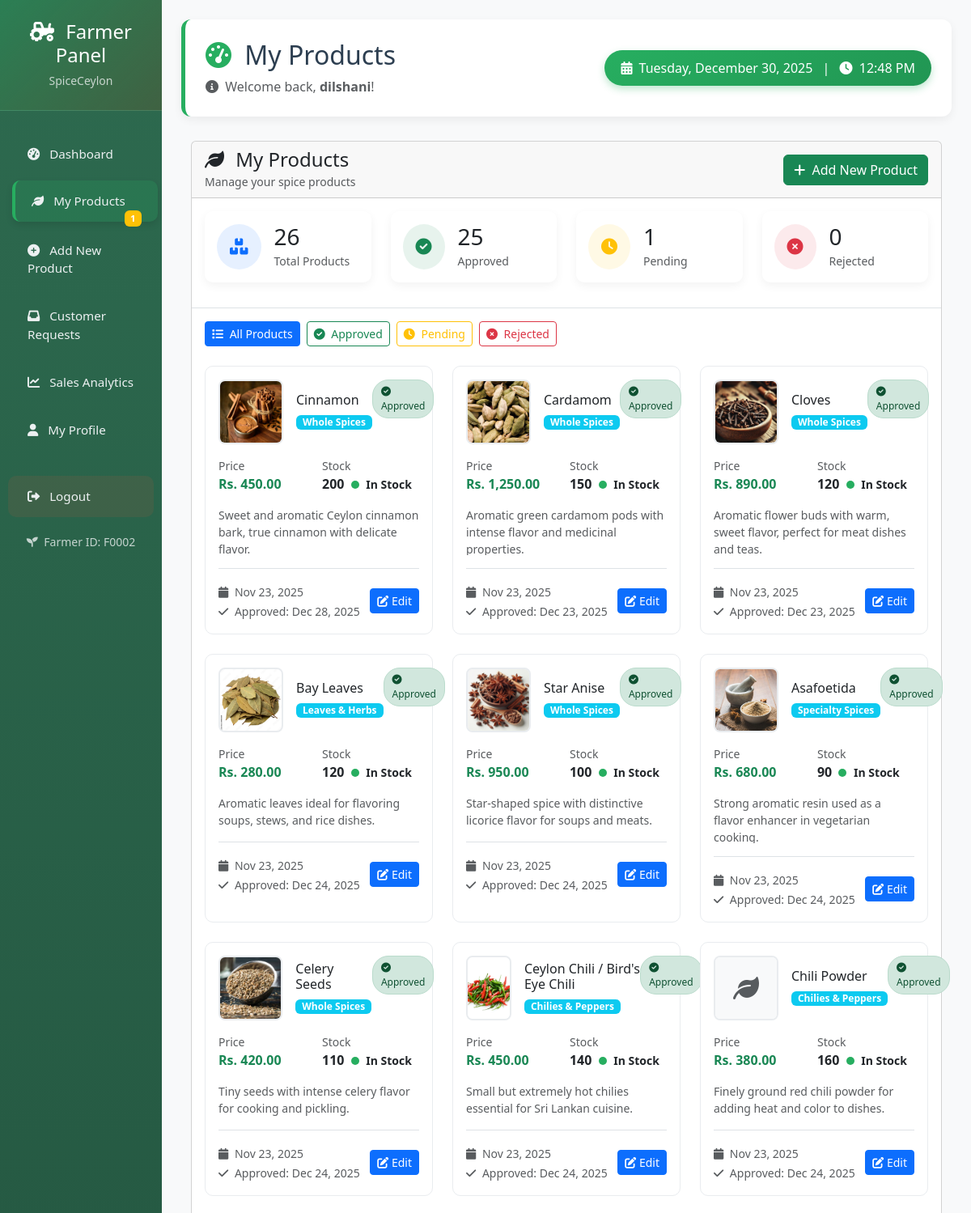
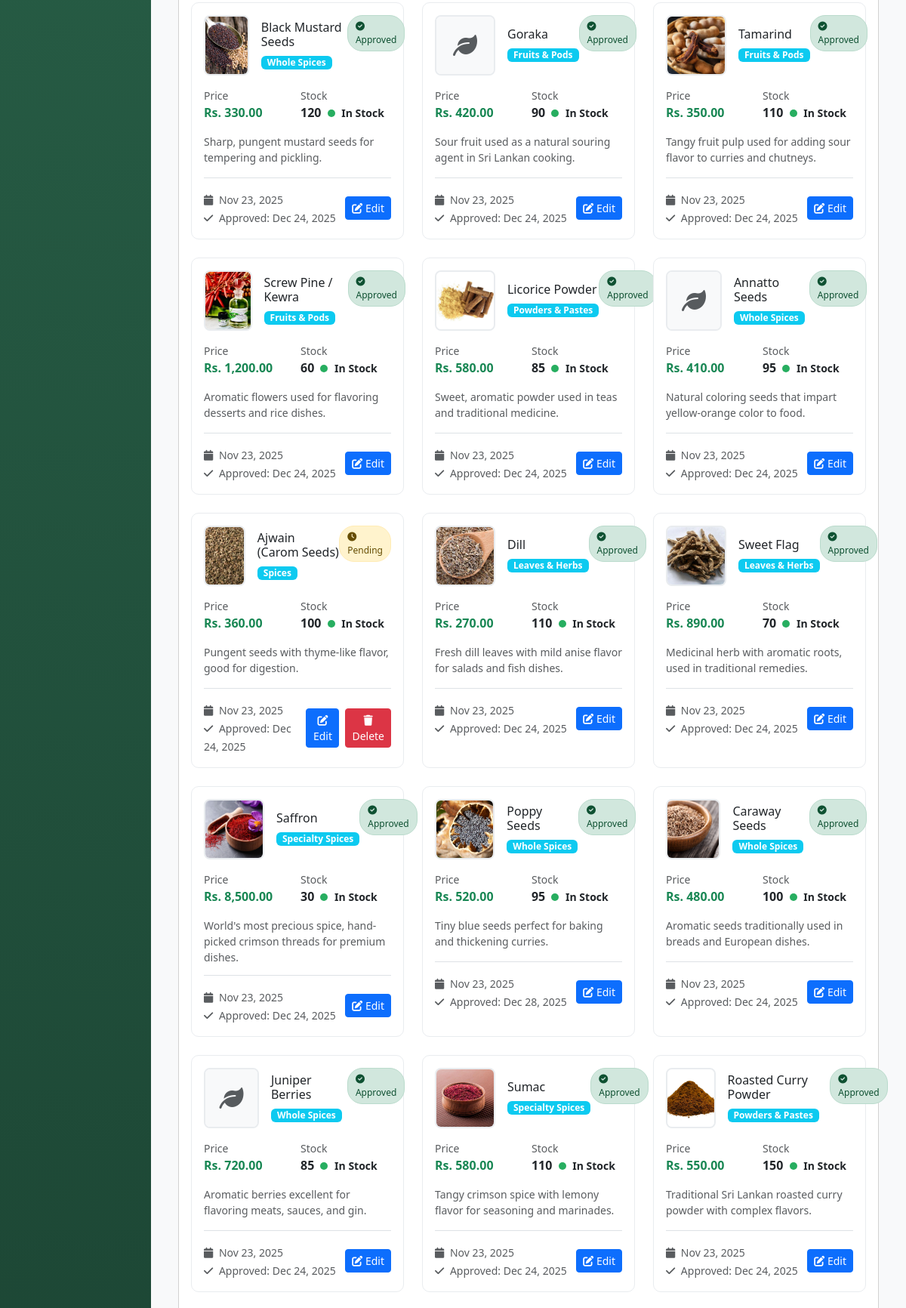
The page /farmer/manage_products.php (signed in, upper part) on the database its author committed (2 pictures, top to bottom).
### tables this page shows
CREATE TABLE `users` (
  `user_id` int(11) NOT NULL,
  `name` varchar(255) DEFAULT NULL,
  `email` varchar(255) DEFAULT NULL,
  `password` varchar(255) DEFAULT NULL,
  `phone` varchar(20) DEFAULT NULL,
  `address` varchar(255) DEFAULT NULL,
  `role` enum('customer','farmer') DEFAULT NULL,
  `farm_location` varchar(255) DEFAULT NULL,
  `profile_image` varchar(255) DEFAULT 'default-avatar.jpg',
  `is_registered` tinyint(1) DEFAULT 1,
  `created_at` timestamp NOT NULL DEFAULT current_timestamp(),
  `status` enum('pending','approved','active','inactive','suspended','rejected') NOT NULL DEFAULT 'pending' COMMENT 'User account status: pending=waiting approval, approved=approved but not active yet'
);

CREATE TABLE `products` (
  `product_id` int(11) NOT NULL,
  `farmer_id` int(11) DEFAULT NULL,
  `name` varchar(255) DEFAULT NULL,
  `description` text DEFAULT NULL,
  `category` varchar(100) DEFAULT 'Spices',
  `price` decimal(10,2) DEFAULT NULL,
  `stock` int(11) DEFAULT NULL,
  `image` varchar(255) DEFAULT NULL,
  `status` enum('Pending','Approved','Rejected') DEFAULT 'Pending',
  `created_at` timestamp NOT NULL DEFAULT current_timestamp(),
  `admin_approved` enum('pending','approved','rejected') NOT NULL DEFAULT 'pending',
  `approved_by` int(11) DEFAULT NULL,
  `approved_at` datetime DEFAULT NULL,
  `rejection_reason` text DEFAULT NULL
);

### farmer/manage_products.php (the view, shortened to what the rows shown need)
<?php
$page_title = "My Products";
include 'header.php';
$image_base_url = '/SpiceCeylon/assets/images/products/';
$image_base_path = $_SERVER['DOCUMENT_ROOT'] . $image_base_url;
$products_query = $conn->prepare("
    SELECT p.*,
           a.username as approved_by_admin,
           CASE
               WHEN p.admin_approved = 'approved' THEN 'Approved'
               WHEN p.admin_approved = 'rejected' THEN 'Rejected'
               WHEN p.admin_approved = 'pending' THEN 'Pending'
               ELSE 'Pending'
           END as approval_status
    FROM products p
    LEFT JOIN admins a ON p.approved_by = a.admin_id
    WHERE p.farmer_id = ?
    ORDER BY p.created_at DESC
");
$products_query->bind_param("i", $farmer_id);
$products_query->execute();
$products = $products_query->get_result();
function getImageUrl($image_filename) {
    global $image_base_url;
    return $image_base_url . $image_filename;
}
?>
<div class="container-fluid">
    <div class="row mb-4">
        <div class="col-12">
            <div class="card">
                <div class="card-body">
                    <?php
                    $filtered_products = [];
                    $products->data_seek(0);
                    while($product = $products->fetch_assoc()) {
                        if (!isset($_GET['status']) || $_GET['status'] == 'all') {
                            $filtered_products[] = $product;
                        } elseif ($_GET['status'] == 'approved' && $product['approval_status'] == 'Approved') {
                            $filtered_products[] = $product;
                        } elseif ($_GET['status'] == 'pending' && $product['approval_status'] == 'Pending') {
                            $filtered_products[] = $product;
                        } elseif ($_GET['status'] == 'rejected' && $product['approval_status'] == 'Rejected') {
                            $filtered_products[] = $product;
                        }
                    }
                    if(count($filtered_products) > 0):
                    ?>
                    <div class="row">
                        <?php foreach($filtered_products as $product):
                            $stock_class = $product['stock'] == 0 ? 'stock-out' : ($product['stock'] < 10 ? 'stock-low' : 'stock-good');
                            $approval_class = 'badge-' . strtolower($product['approval_status']);
                            $image_url = getImageUrl($product['image']);
                            $image_exists = $image_url && file_exists($image_base_path . $product['image']);
                        ?>
                        <div class="col-md-6 col-lg-4 mb-4">
                            <div class="product-card p-3 h-100">
                                <div class="d-flex justify-content-between align-items-start mb-3">
                                    <div class="d-flex align-items-center">
                                        <div class="product-image-container me-3">
                                            <?php if($image_url && $image_exists): ?>
                                                <img src="<?php echo $image_url; ?>"
                                                     alt="<?php echo htmlspecialchars($product['name']); ?>"
                                                     class="product-image">
                                            <?php else: ?>
                                                <div class="w-100 h-100 d-flex align-items-center justify-content-center bg-light">
                                                    <i class="fas fa-leaf fa-2x text-muted"></i>
                                                </div>
                                            <?php endif; ?>
                                        </div>
                                        <div>
                                            <h6 class="mb-1"><?php echo htmlspecialchars($product['name']); ?></h6>
                                            <span class="badge bg-info category-badge"><?php echo htmlspecialchars($product['category']); ?></span>
                                        </div>
                                    </div>
                                    <span class="status-badge <?php echo $approval_class; ?>">
                                        <?php if($product['approval_status'] == 'Approved'): ?>
                                            <i class="fas fa-check-circle me-1"></i>
                                        <?php elseif($product['approval_status'] == 'Pending'): ?>
                                            <i class="fas fa-clock me-1"></i>
                                        <?php else: ?>
                                            <i class="fas fa-times-circle me-1"></i>
                                        <?php endif; ?>
                                        <?php echo $product['approval_status']; ?>
                                    </span>
                                </div>
                                <div class="mb-3">
                                    <div class="row g-2">
                                        <div class="col-6">
                                            <small class="text-muted d-block">Price</small>
                                            <div class="fw-bold text-success">Rs. <?php echo number_format($product['price'], 2); ?></div>
                                        </div>
                                        <div class="col-6">
                                            <small class="text-muted d-block">Stock</small>
                                            <div class="fw-bold">
                                                <?php echo $product['stock']; ?>
                                                <small class="ms-1">
                                                    <span class="stock-indicator <?php echo $stock_class; ?>"></span>
                                                    <?php
                                                    if($product['stock'] == 0) {
                                                        echo 'Out of Stock';
                                                    } elseif($product['stock'] < 10) {
                                                        echo 'Low Stock';
                                                    } else {
                                                        echo 'In Stock';
                                                    }
                                                    ?>
                                                </small>
                                            </div>
                                        </div>
                                    </div>
                                </div>
                                <p class="small text-muted mb-3" style="max-height: 60px; overflow: hidden; text-overflow: ellipsis;">
                                    <?php echo htmlspecialchars(substr($product['description'], 0, 100)); ?>
                                </p>
                                <div class="d-flex justify-content-between align-items-center mt-3 pt-3 border-top">
                                    <div>
                                        <small class="text-muted">
                                            <i class="fas fa-calendar me-1"></i>
                                            <?php echo date('M d, Y', strtotime($product['created_at'])); ?>
                                        </small>
                                        <?php if($product['approved_at']): ?>
                                        <br>
                                        <small class="text-muted">
                                            <i class="fas fa-check me-1"></i>
                                            Approved: <?php echo date('M d, Y', strtotime($product['approved_at'])); ?>
                                        </small>
                                        <?php endif; ?>
                                    </div>
                                    <div class="d-flex gap-2">
                                        <a href="edit_product.php?id=<?php echo $product['product_id']; ?>"
                                           class="btn btn-sm btn-primary">
                                            <i class="fas fa-edit"></i> Edit
                                        </a>
                                        <?php if($product['admin_approved'] != 'approved'): ?>
                                        <a href="?delete=<?php echo $product['product_id']; ?>"
                                           class="btn btn-sm btn-danger"
                                           onclick="return confirm('Are you sure you want to delete this product?\nThis action cannot be undone.')">
                                            <i class="fas fa-trash"></i> Delete
                                        </a>
                                        <?php endif; ?>
                                    </div>
                                </div>
                            </div>
                        </div>
                        <?php endforeach; ?>
                    </div>
                    <?php endif; ?>
                </div>
            </div>
        </div>
    </div>
</div>
<?php
include 'footer.php';
?>

### farmer/header.php (shortened to what the rows shown need)
<?php
require_once '../config/db.php';
$farmer_id = $_SESSION['user_id'];
$farmer_query = $conn->prepare("SELECT * FROM users WHERE user_id = ?");
$farmer_query->bind_param("i", $farmer_id);
$farmer_query->execute();
$farmer = $farmer_query->get_result()->fetch_assoc();
?>
<!DOCTYPE html>
<html lang="en">
<head>
    <link href="https://cdn.jsdelivr.net/npm/bootstrap@5.3.0/dist/css/bootstrap.min.css" rel="stylesheet">
    <link rel="stylesheet" href="https://cdnjs.cloudflare.com/ajax/libs/font-awesome/6.0.0/css/all.min.css">
</head>
<body>
    <div class="container-fluid">
        <div class="row">
            <div class="col-md-10 p-4" style="background: #f8f9fa; min-height: 100vh;">
                <div class="dashboard-header" style="background: white; padding: 25px; border-radius: 12px; margin-bottom: 30px; box-shadow: 0 4px 12px rgba(0,0,0,0.06); border-left: 5px solid var(--farmer-green);">
                    <div class="d-flex justify-content-between align-items-center">
                        <div>
                            <h2 class="mb-2" style="color: var(--farmer-dark);">
                                <i class="fas fa-tachometer-alt me-2" style="color: var(--farmer-green);"></i>
                                <?php echo isset($page_title) ? $page_title : 'Farmer Dashboard'; ?>
                            </h2>
                            <p class="text-muted mb-0">
                                <i class="fas fa-info-circle me-1"></i>
                                Welcome back, <strong><?php echo htmlspecialchars($farmer['name']); ?></strong>!
                            </p>
                        </div>
                    </div>
                </div>

### rows shown on the page
users: name "dilshani"
products: image (picture), name "Cinnamon", category "Whole Spices", approval_status "Approved", price "450.00", stock "200", shows "In Stock", description "Sweet and aromatic Ceylon cinnamon bark, true cinnamon with delicate flavor.", created_at "Nov 23, 2025", approved_at "Dec 28, 2025"
products: image (picture), name "Cardamom", category "Whole Spices", approval_status "Approved", price "1,250.00", stock "150", shows "In Stock", description "Aromatic green cardamom pods with intense flavor and medicinal properties.", created_at "Nov 23, 2025", approved_at "Dec 23, 2025"
products: image (picture), name "Cloves", category "Whole Spices", approval_status "Approved", price "890.00", stock "120", shows "In Stock", description "Aromatic flower buds with warm, sweet flavor, perfect for meat dishes and teas.", created_at "Nov 23, 2025", approved_at "Dec 23, 2025"
products: image (picture), name "Bay Leaves", category "Leaves & Herbs", approval_status "Approved", price "280.00", stock "120", shows "In Stock", description "Aromatic leaves ideal for flavoring soups, stews, and rice dishes.", created_at "Nov 23, 2025", approved_at "Dec 24, 2025"
products: image (picture), name "Star Anise", category "Whole Spices", approval_status "Approved", price "950.00", stock "100", shows "In Stock", description "Star-shaped spice with distinctive licorice flavor for soups and meats.", created_at "Nov 23, 2025", approved_at "Dec 24, 2025"
products: image (picture), name "Asafoetida", category "Specialty Spices", approval_status "Approved", price "680.00", stock "90", shows "In Stock", description "Strong aromatic resin used as a flavor enhancer in vegetarian cooking.", created_at "Nov 23, 2025", approved_at "Dec 24, 2025"
products: image (picture), name "Celery Seeds", category "Whole Spices", approval_status "Approved", price "420.00", stock "110", shows "In Stock", description "Tiny seeds with intense celery flavor for cooking and pickling.", created_at "Nov 23, 2025", approved_at "Dec 24, 2025"
products: image (picture), name "Ceylon Chili / Bird's Eye Chili", category "Chilies & Peppers", approval_status "Approved", price "450.00", stock "140", shows "In Stock", description "Small but extremely hot chilies essential for Sri Lankan cuisine.", created_at "Nov 23, 2025", approved_at "Dec 24, 2025"
products: name "Chili Powder", category "Chilies & Peppers", approval_status "Approved", price "380.00", stock "160", shows "In Stock", description "Finely ground red chili powder for adding heat and color to dishes.", created_at "Nov 23, 2025", approved_at "Dec 24, 2025"
products: image (picture), name "Black Mustard Seeds", category "Whole Spices", approval_status "Approved", price "330.00", stock "120", shows "In Stock", description "Sharp, pungent mustard seeds for tempering and pickling.", created_at "Nov 23, 2025", approved_at "Dec 24, 2025"
products: name "Goraka", category "Fruits & Pods", approval_status "Approved", price "420.00", stock "90", shows "In Stock", description "Sour fruit used as a natural souring agent in Sri Lankan cooking.", created_at "Nov 23, 2025", approved_at "Dec 24, 2025"
products: image (picture), name "Tamarind", category "Fruits & Pods", approval_status "Approved", price "350.00", stock "110", shows "In Stock", description "Tangy fruit pulp used for adding sour flavor to curries and chutneys.", created_at "Nov 23, 2025", approved_at "Dec 24, 2025"
products: image (picture), name "Screw Pine / Kewra", category "Fruits & Pods", approval_status "Approved", price "1,200.00", stock "60", shows "In Stock", description "Aromatic flowers used for flavoring desserts and rice dishes.", created_at "Nov 23, 2025", approved_at "Dec 24, 2025"
products: image (picture), name "Licorice Powder", category "Powders & Pastes", approval_status "Approved", price "580.00", stock "85", shows "In Stock", description "Sweet, aromatic powder used in teas and traditional medicine.", created_at "Nov 23, 2025", approved_at "Dec 24, 2025"
products: name "Annatto Seeds", category "Whole Spices", approval_status "Approved", price "410.00", stock "95", shows "In Stock", description "Natural coloring seeds that impart yellow-orange color to food.", created_at "Nov 23, 2025", approved_at "Dec 24, 2025"
products: image (picture), name "Ajwain (Carom Seeds)", category "Spices", approval_status "Pending", price "360.00", stock "100", shows "In Stock", description "Pungent seeds with thyme-like flavor, good for digestion.", created_at "Nov 23, 2025", approved_at "Dec 24, 2025"
products: image (picture), name "Dill", category "Leaves & Herbs", approval_status "Approved", price "270.00", stock "110", shows "In Stock", description "Fresh dill leaves with mild anise flavor for salads and fish dishes.", created_at "Nov 23, 2025", approved_at "Dec 24, 2025"
products: image (picture), name "Sweet Flag", category "Leaves & Herbs", approval_status "Approved", price "890.00", stock "70", shows "In Stock", description "Medicinal herb with aromatic roots, used in traditional remedies.", created_at "Nov 23, 2025", approved_at "Dec 24, 2025"
products: image (picture), name "Saffron", category "Specialty Spices", approval_status "Approved", price "8,500.00", stock "30", shows "In Stock", description "World's most precious spice, hand-picked crimson threads for premium dishes.", created_at "Nov 23, 2025", approved_at "Dec 24, 2025"
products: image (picture), name "Poppy Seeds", category "Whole Spices", approval_status "Approved", price "520.00", stock "95", shows "In Stock", description "Tiny blue seeds perfect for baking and thickening curries.", created_at "Nov 23, 2025", approved_at "Dec 28, 2025"
products: image (picture), name "Caraway Seeds", category "Whole Spices", approval_status "Approved", price "480.00", stock "100", shows "In Stock", description "Aromatic seeds traditionally used in breads and European dishes.", created_at "Nov 23, 2025", approved_at "Dec 24, 2025"
products: name "Juniper Berries", category "Whole Spices", approval_status "Approved", price "720.00", stock "85", shows "In Stock", description "Aromatic berries excellent for flavoring meats, sauces, and gin.", created_at "Nov 23, 2025", approved_at "Dec 24, 2025"
products: image (picture), name "Sumac", category "Specialty Spices", approval_status "Approved", price "580.00", stock "110", shows "In Stock", description "Tangy crimson spice with lemony flavor for seasoning and marinades.", created_at "Nov 23, 2025", approved_at "Dec 24, 2025"
products: image (picture), name "Roasted Curry Powder", category "Powders & Pastes", approval_status "Approved", price "550.00", stock "150", shows "In Stock", description "Traditional Sri Lankan roasted curry powder with complex flavors.", created_at "Nov 23, 2025", approved_at "Dec 24, 2025"

### other values the page prints
$pending_products "1"
str_pad($farmer_id, 4, '0', STR_PAD_LEFT) "0002"
$page_title "My Products"
$total_count "26"
$approved_count "25"
$pending_count "1"
$rejected_count "0"
